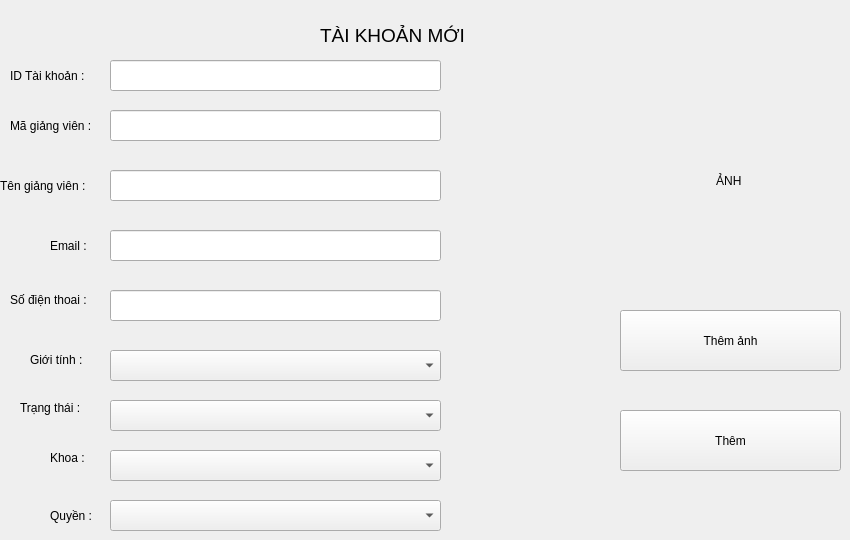
      <widget class="QWidget" name="addtkpage">
       <widget class="QLabel" name="label_28">
        <property name="geometry">
         <rect>
          <x>320</x>
          <y>10</y>
          <width>171</width>
          <height>51</height>
         </rect>
        </property>
        <property name="font">
         <font>
          <pointsize>14</pointsize>
         </font>
        </property>
        <property name="text">
         <string>TÀI KHOẢN MỚI</string>
        </property>
       </widget>
       <widget class="QLabel" name="label_29">
        <property name="geometry">
         <rect>
          <x>10</x>
          <y>60</y>
          <width>101</width>
          <height>31</height>
         </rect>
        </property>
        <property name="text">
         <string>ID Tài khoản :</string>
        </property>
       </widget>
       <widget class="QLabel" name="label_45">
        <property name="geometry">
         <rect>
          <x>10</x>
          <y>110</y>
          <width>101</width>
          <height>31</height>
         </rect>
        </property>
        <property name="text">
         <string>Mã giảng viên :</string>
        </property>
       </widget>
       <widget class="QLabel" name="label_46">
        <property name="geometry">
         <rect>
          <x>0</x>
          <y>170</y>
          <width>101</width>
          <height>31</height>
         </rect>
        </property>
        <property name="text">
         <string>Tên giảng viên :</string>
        </property>
       </widget>
       <widget class="QLabel" name="label_47">
        <property name="geometry">
         <rect>
          <x>50</x>
          <y>230</y>
          <width>51</width>
          <height>31</height>
         </rect>
        </property>
        <property name="text">
         <string>Email :</string>
        </property>
       </widget>
       <widget class="QLabel" name="label_48">
        <property name="geometry">
         <rect>
          <x>10</x>
          <y>290</y>
          <width>91</width>
          <height>20</height>
         </rect>
        </property>
        <property name="text">
         <string>Số điện thoai :</string>
        </property>
       </widget>
       <widget class="QLabel" name="label_49">
        <property name="geometry">
         <rect>
          <x>30</x>
          <y>350</y>
          <width>61</width>
          <height>20</height>
         </rect>
        </property>
        <property name="text">
         <string>Giới tính :</string>
        </property>
       </widget>
       <widget class="QLabel" name="label_50">
        <property name="geometry">
         <rect>
          <x>20</x>
          <y>400</y>
          <width>81</width>
          <height>16</height>
         </rect>
        </property>
        <property name="text">
         <string>Trạng thái :</string>
        </property>
       </widget>
       <widget class="QLabel" name="label_51">
        <property name="geometry">
         <rect>
          <x>50</x>
          <y>450</y>
          <width>55</width>
          <height>16</height>
         </rect>
        </property>
        <property name="text">
         <string>Khoa :</string>
        </property>
       </widget>
       <widget class="QLabel" name="label_52">
        <property name="geometry">
         <rect>
          <x>50</x>
          <y>500</y>
          <width>51</width>
          <height>31</height>
         </rect>
        </property>
        <property name="text">
         <string>Quyền :</string>
        </property>
       </widget>
       <widget class="QLineEdit" name="magvtext_4">
        <property name="geometry">
         <rect>
          <x>110</x>
          <y>60</y>
          <width>331</width>
          <height>31</height>
         </rect>
        </property>
       </widget>
       <widget class="QLineEdit" name="magvtext_5">
        <property name="geometry">
         <rect>
          <x>110</x>
          <y>110</y>
          <width>331</width>
          <height>31</height>
         </rect>
        </property>
       </widget>
       <widget class="QLineEdit" name="magvtext_6">
        <property name="geometry">
         <rect>
          <x>110</x>
          <y>170</y>
          <width>331</width>
          <height>31</height>
         </rect>
        </property>
       </widget>
       <widget class="QLineEdit" name="magvtext_7">
        <property name="geometry">
         <rect>
          <x>110</x>
          <y>230</y>
          <width>331</width>
          <height>31</height>
         </rect>
        </property>
       </widget>
       <widget class="QLineEdit" name="magvtext_8">
        <property name="geometry">
         <rect>
          <x>110</x>
          <y>290</y>
          <width>331</width>
          <height>31</height>
         </rect>
        </property>
       </widget>
       <widget class="QComboBox" name="quyencbobox_3">
        <property name="geometry">
         <rect>
          <x>110</x>
          <y>350</y>
          <width>331</width>
          <height>31</height>
         </rect>
        </property>
       </widget>
       <widget class="QComboBox" name="quyencbobox_4">
        <property name="geometry">
         <rect>
          <x>110</x>
          <y>400</y>
          <width>331</width>
          <height>31</height>
         </rect>
        </property>
       </widget>
       <widget class="QComboBox" name="quyencbobox_5">
        <property name="geometry">
         <rect>
          <x>110</x>
          <y>450</y>
          <width>331</width>
          <height>31</height>
         </rect>
        </property>
       </widget>
       <widget class="QComboBox" name="quyencbobox_6">
        <property name="geometry">
         <rect>
          <x>110</x>
          <y>500</y>
          <width>331</width>
          <height>31</height>
         </rect>
        </property>
       </widget>
       <widget class="QLabel" name="label_53">
        <property name="geometry">
         <rect>
          <x>620</x>
          <y>70</y>
          <width>221</width>
          <height>221</height>
         </rect>
        </property>
        <property name="text">
         <string>ẢNH </string>
        </property>
        <property name="alignment">
         <set>Qt::AlignCenter</set>
        </property>
       </widget>
       <widget class="QPushButton" name="themanh3btn">
        <property name="geometry">
         <rect>
          <x>620</x>
          <y>310</y>
          <width>221</width>
          <height>61</height>
         </rect>
        </property>
        <property name="text">
         <string>Thêm ảnh</string>
        </property>
       </widget>
       <widget class="QPushButton" name="themtk3btn">
        <property name="geometry">
         <rect>
          <x>620</x>
          <y>410</y>
          <width>221</width>
          <height>61</height>
         </rect>
        </property>
        <property name="text">
         <string>Thêm</string>
        </property>
       </widget>
      </widget>
